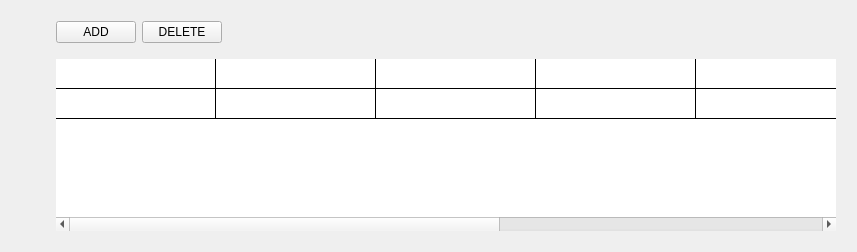
                    <widget class="QWidget" name="usertable_stackedWidget">
                     <layout class="QVBoxLayout" name="verticalLayout_8">
                      <item>
                       <spacer name="verticalSpacer_16">
                        <property name="orientation">
                         <enum>Qt::Vertical</enum>
                        </property>
                        <property name="sizeType">
                         <enum>QSizePolicy::Fixed</enum>
                        </property>
                        <property name="sizeHint" stdset="0">
                         <size>
                          <width>20</width>
                          <height>10</height>
                         </size>
                        </property>
                       </spacer>
                      </item>
                      <item>
                       <layout class="QHBoxLayout" name="horizontalLayout_23">
                        <item>
                         <spacer name="horizontalSpacer_15">
                          <property name="orientation">
                           <enum>Qt::Horizontal</enum>
                          </property>
                          <property name="sizeType">
                           <enum>QSizePolicy::Fixed</enum>
                          </property>
                          <property name="sizeHint" stdset="0">
                           <size>
                            <width>45</width>
                            <height>20</height>
                           </size>
                          </property>
                         </spacer>
                        </item>
                        <item>
                         <widget class="QPushButton" name="userAdd_pushButton">
                          <property name="text">
                           <string>ADD</string>
                          </property>
                         </widget>
                        </item>
                        <item>
                         <widget class="QPushButton" name="userDelete_pushButton">
                          <property name="text">
                           <string>DELETE</string>
                          </property>
                         </widget>
                        </item>
                        <item>
                         <spacer name="horizontalSpacer_16">
                          <property name="orientation">
                           <enum>Qt::Horizontal</enum>
                          </property>
                          <property name="sizeHint" stdset="0">
                           <size>
                            <width>40</width>
                            <height>20</height>
                           </size>
                          </property>
                         </spacer>
                        </item>
                       </layout>
                      </item>
                      <item>
                       <layout class="QHBoxLayout" name="horizontalLayout_15">
                        <item>
                         <spacer name="horizontalSpacer_14">
                          <property name="orientation">
                           <enum>Qt::Horizontal</enum>
                          </property>
                          <property name="sizeType">
                           <enum>QSizePolicy::Fixed</enum>
                          </property>
                          <property name="sizeHint" stdset="0">
                           <size>
                            <width>35</width>
                            <height>20</height>
                           </size>
                          </property>
                         </spacer>
                        </item>
                        <item>
                         <widget class="QTableWidget" name="user_tableWidget">
                          <property name="minimumSize">
                           <size>
                            <width>800</width>
                            <height>0</height>
                           </size>
                          </property>
                          <property name="mouseTracking">
                           <bool>false</bool>
                          </property>
                          <property name="styleSheet">
                           <string notr="true">QTableWidget{ 
  width: 100%;
   padding: 10px;
  text-align: left;
color: white;
}


QHeaderView::section {
color:white;
    background-color:#1C1D25;
    padding: 2px;
    border: 1px solid black;
    font-size: 15px;
font-weight:bold;

}

QTableWidget {
    gridline-color: black;
    font-size: 16px;
}

QTableWidget QTableCornerButton::section {
    background-color:#1C1D25;
    border: 1px solid black;
}</string>
                          </property>
                          <property name="frameShape">
                           <enum>QFrame::NoFrame</enum>
                          </property>
                          <property name="frameShadow">
                           <enum>QFrame::Plain</enum>
                          </property>
                          <property name="showGrid">
                           <bool>true</bool>
                          </property>
                          <property name="gridStyle">
                           <enum>Qt::SolidLine</enum>
                          </property>
                          <property name="sortingEnabled">
                           <bool>true</bool>
                          </property>
                          <attribute name="horizontalHeaderVisible">
                           <bool>false</bool>
                          </attribute>
                          <attribute name="horizontalHeaderCascadingSectionResizes">
                           <bool>true</bool>
                          </attribute>
                          <attribute name="horizontalHeaderDefaultSectionSize">
                           <number>160</number>
                          </attribute>
                          <attribute name="horizontalHeaderHighlightSections">
                           <bool>true</bool>
                          </attribute>
                          <attribute name="horizontalHeaderShowSortIndicator" stdset="0">
                           <bool>true</bool>
                          </attribute>
                          <attribute name="horizontalHeaderStretchLastSection">
                           <bool>true</bool>
                          </attribute>
                          <attribute name="verticalHeaderVisible">
                           <bool>false</bool>
                          </attribute>
                          <attribute name="verticalHeaderHighlightSections">
                           <bool>true</bool>
                          </attribute>
                          <row>
                           <property name="text">
                            <string>1</string>
                           </property>
                          </row>
                          <row>
                           <property name="text">
                            <string>2</string>
                           </property>
                          </row>
                          <column>
                           <property name="text">
                            <string>User ID</string>
                           </property>
                          </column>
                          <column>
                           <property name="text">
                            <string>First Name</string>
                           </property>
                          </column>
                          <column>
                           <property name="text">
                            <string>Last Name</string>
                           </property>
                          </column>
                          <column>
                           <property name="text">
                            <string>Username</string>
                           </property>
                          </column>
                          <column>
                           <property name="text">
                            <string>Password</string>
                           </property>
                          </column>
                          <column>
                           <property name="text">
                            <string>Contact No.</string>
                           </property>
                          </column>
                          <column>
                           <property name="text">
                            <string>Address</string>
                           </property>
                          </column>
                         </widget>
                        </item>
                       </layout>
                      </item>
                     </layout>
                    </widget>
